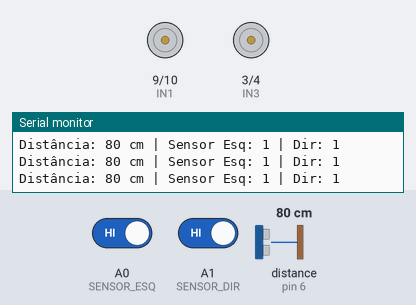
Bench run of a sketch on a simulated Arduino Uno, built with avr-gcc and run on an emulated ATmega328P. Shown: motor-driver pin pairs drawn as motors (green arrow = first pin HIGH = forward, orange = second pin HIGH = backward, longer = more drive, scaled by the enable pin), the last lines printed to the serial monitor. Wiring (inferred from the names in the program): ultrasonic range finder: trigger pin 7; echo pin 6. The test bench sets the inputs (shaded band); at power-on: A0 (SENSOR_ESQ) HIGH, A1 (SENSOR_DIR) HIGH, distance to the obstacle (sensor on pin 6) 80 cm. The echo pulse lasts 58.3 µs per cm.

Above: at 1.2 s.
1.3 s: A0 (SENSOR_ESQ) driven LOW
At 1.88 s:
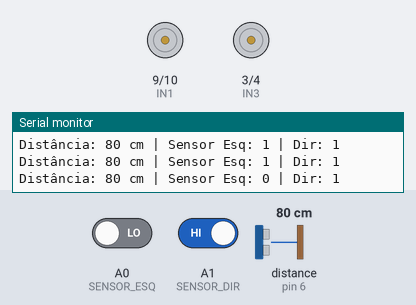
4.3 s: A1 (SENSOR_DIR) driven LOW
At 4.73 s:
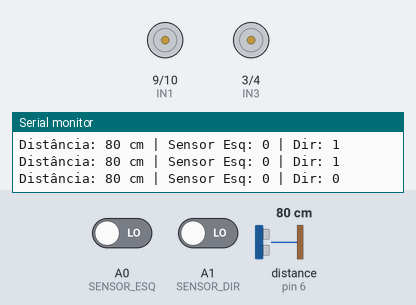
7.3 s: A0 (SENSOR_ESQ) driven HIGH
At 7.93 s:
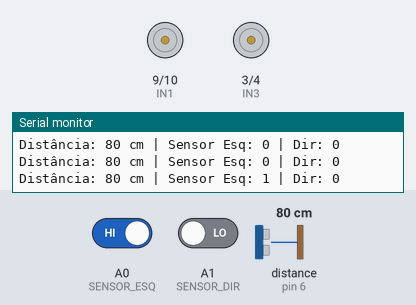
10.3 s: distance to the obstacle (sensor on pin 6) set to 23 cm
13.3 s: distance to the obstacle (sensor on pin 6) set to 18 cm
At 14.3 s:
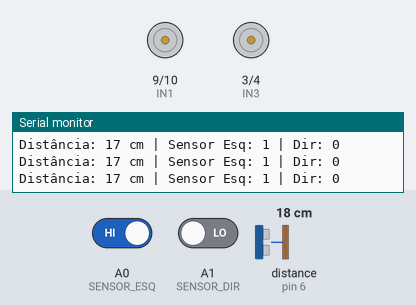
14.8 s: distance to the obstacle (sensor on pin 6) set to 35 cm
At 15.16 s:
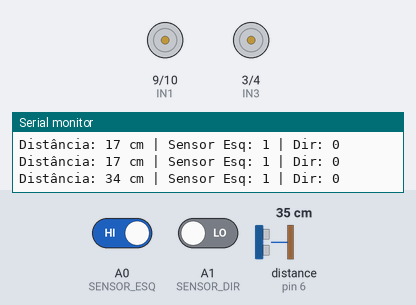
Timing chart, 0 to 18.8 s (numbered marks = the images above; inputs shaded):
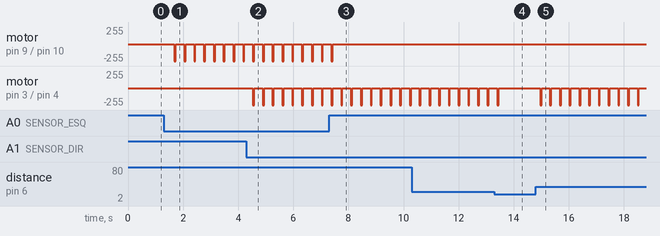

Measured:
- the behaviour switches between 21 and 20 cm on distance to the obstacle (sensor on pin 6) (found by bisection; images 3 and 4)
- after the input at 1.3 s, motor on pin 9 (IN1) / pin 10 (IN2): alternates backward 255/255 for 0.05 s and stopped for 0.31 s, starting after 0.39 s
- after the input at 4.3 s, motor on pin 3 (IN3) / pin 4 (IN4): alternates backward 255/255 for 0.05 s and stopped for 0.31 s, starting after 0.23 s
- after the input at 7.3 s, motor on pin 9 (IN1) / pin 10 (IN2): goes on until 7.4 s, then stays stopped
- after the input at 13.3 s, motor on pin 3 (IN3) / pin 4 (IN4): goes on until 13.4 s, then stays stopped
- after the input at 14.8 s, motor on pin 3 (IN3) / pin 4 (IN4): alternates backward 255/255 for 0.05 s and stopped for 0.30 s, starting after 0.16 s

The sketch:

ArduinosLore.ino
```cpp
#include <Ultrasonic.h>

// Sensor ultrassônico
#define TRIG_PIN 7
#define ECHO_PIN 6
Ultrasonic ultrasonic(TRIG_PIN, ECHO_PIN);

// Motores com L298N (direção)
#define IN1 9
#define IN2 10
#define IN3 3
#define IN4 4

// Controle de velocidade PWM
#define ENA 12  // para IN1/IN2 (motor A)
#define ENB 2   // para IN3/IN4 (motor B)

// Sensores MH de linha
#define SENSOR_ESQ A0
#define SENSOR_DIR A1

int valor = 128;

void setup() {
  pinMode(IN1, OUTPUT);
  pinMode(IN2, OUTPUT);
  pinMode(IN3, OUTPUT);
  pinMode(IN4, OUTPUT);
  pinMode(ENA, OUTPUT);
  pinMode(ENB, OUTPUT);
  pinMode(SENSOR_ESQ, INPUT);
  pinMode(SENSOR_DIR, INPUT);

  pararMotores();
  Serial.begin(9600);
}

void loop() {
  long distancia = ultrasonic.Ranging(CM);
  int esq = digitalRead(SENSOR_ESQ);  // 0 = linha (preto)
  int dir = digitalRead(SENSOR_DIR);  // 0 = linha (preto)

  Serial.print("Distância: ");
  Serial.print(distancia);
  Serial.print(" cm | Sensor Esq: ");
  Serial.print(esq);
  Serial.print(" | Dir: ");
  Serial.println(dir);

  if (distancia > 0 && distancia < 20) {
    pararMotores();
    delay(150);
  }
  else if (esq == 0 && dir == 0) {
    pararMotores();
    delay(150);
    andarFrenteCurto();
  }
  else if (esq == 1 && dir == 0) {
    pararMotores();
    delay(150);
    virarEsquerdaCurto();
  }
  else if (esq == 0 && dir == 1) {
    pararMotores();
    delay(150);
    virarDireitaCurto();
  }
  else {
    pararMotores();
    delay(150);
  }

  delay(150);
}

// Funções com movimento curto (liga motor por 50ms e para)
void andarFrenteCurto() {
  digitalWrite(IN1, LOW);
  digitalWrite(IN2, HIGH);
  digitalWrite(IN3, LOW);
  digitalWrite(IN4, HIGH);
  analogWrite(ENA, valor);
  analogWrite(ENB, valor);
  delay(50);
  pararMotores();
}

void virarEsquerdaCurto() {
  digitalWrite(IN1, LOW);
  digitalWrite(IN2, LOW);
  digitalWrite(IN3, LOW);
  digitalWrite(IN4, HIGH);
  analogWrite(ENA, 0);
  analogWrite(ENB, valor);
  delay(50);
  pararMotores();
}

void virarDireitaCurto() {
  digitalWrite(IN1, LOW);
  digitalWrite(IN2, HIGH);
  digitalWrite(IN3, LOW);
  digitalWrite(IN4, LOW);
  analogWrite(ENA, valor);
  analogWrite(ENB, 0);
  delay(50);
  pararMotores();
}

void pararMotores() {
  analogWrite(ENA, 0);
  analogWrite(ENB, 0);
}
```
